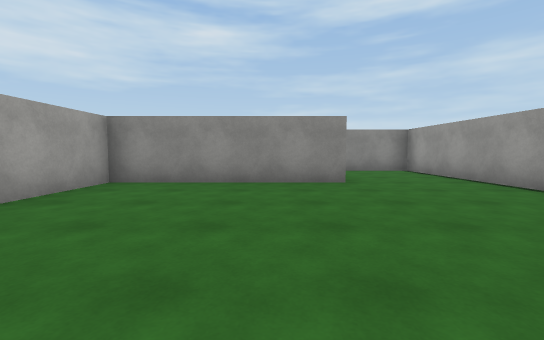
View 1 (above)

21 first-person views from a walk through a Unity game level. The camera is 1.2 m above the floor, tilts 4° down and sees 90° across. The floor is counted in squares, 2 m on a side. Each view is taken from the middle of a square. On the plan, view 1 faces up. The plan holds only what a view shows up to about 9 squares ahead; the rest is blank. The place goes on beyond the plan. The player is left out. Surface patterns are stand-ins for the level's own textures.

View 2
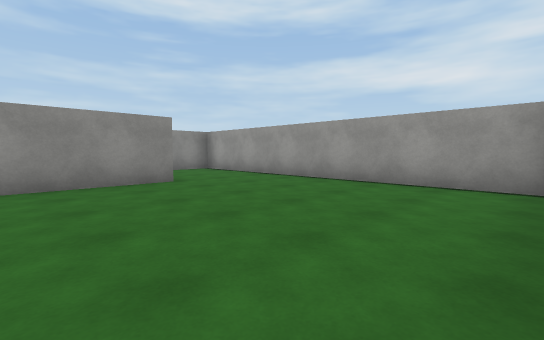

View 3
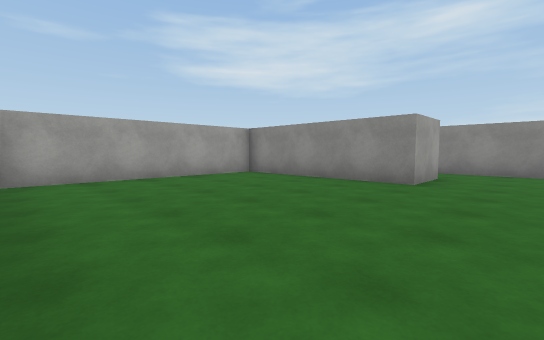

View 4
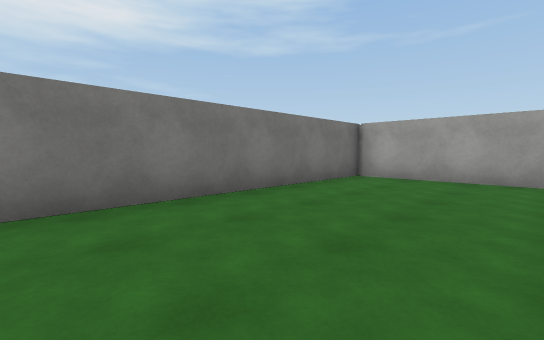

View 5
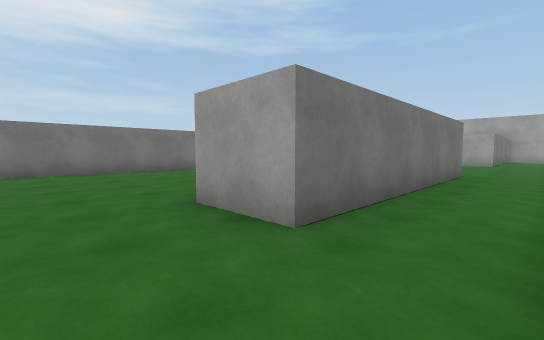

View 6
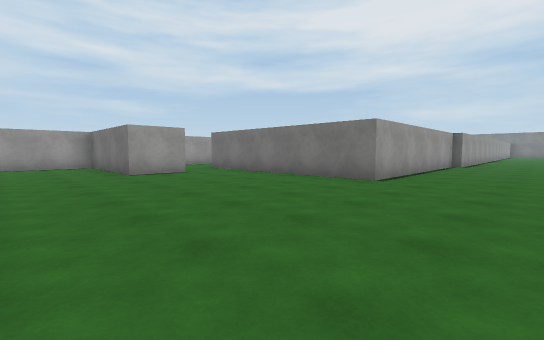

View 7
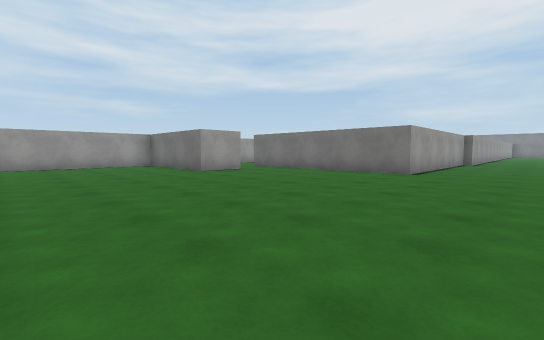

View 8
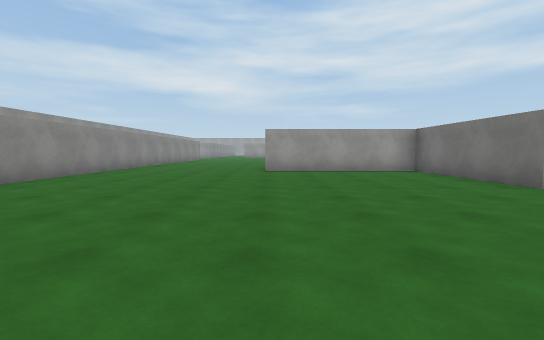

View 9
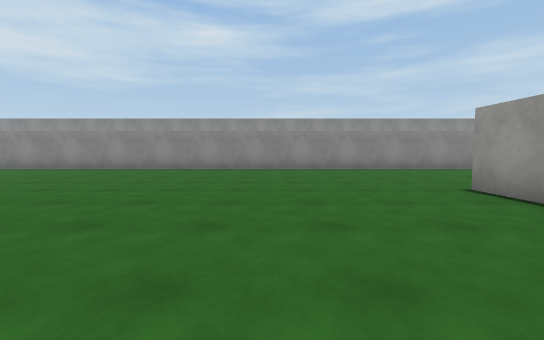

View 10
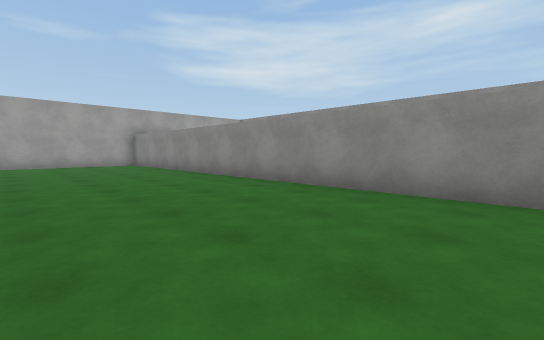

View 11
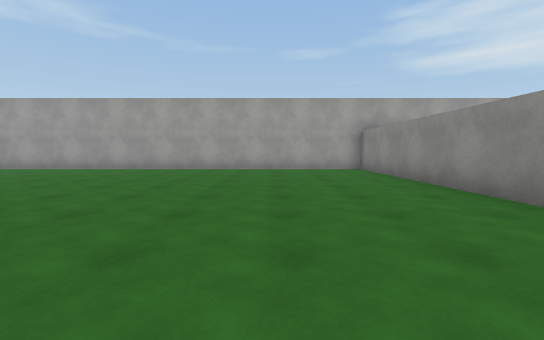

View 12
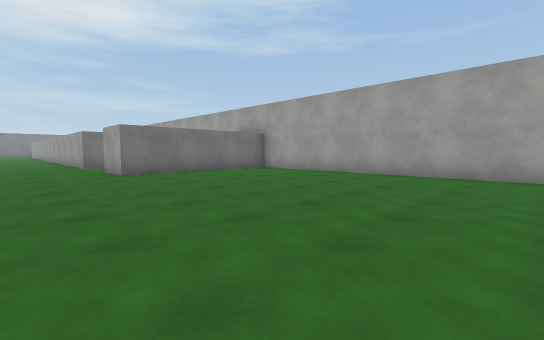

View 13
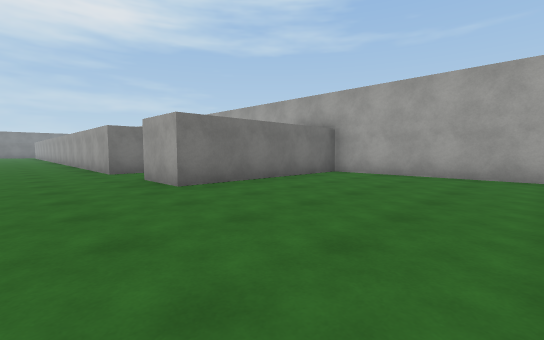

View 14
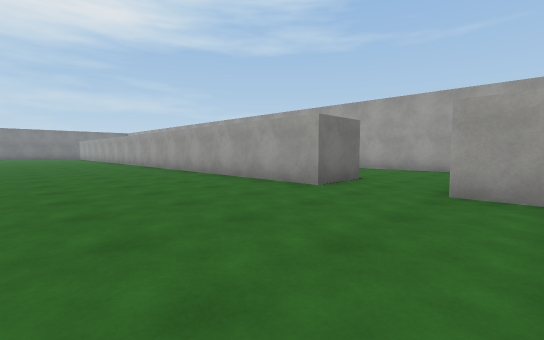

View 15
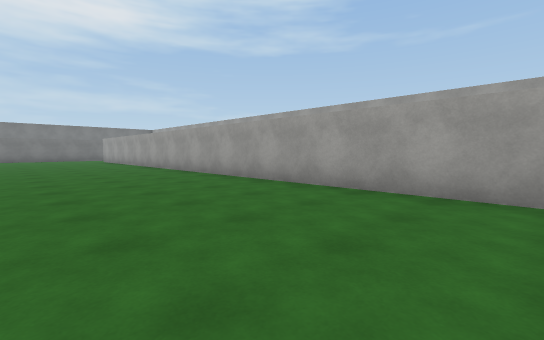

View 16
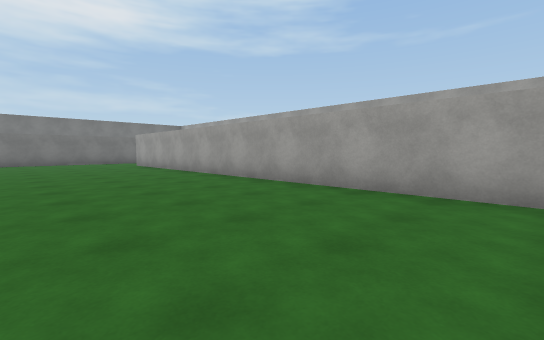

View 17
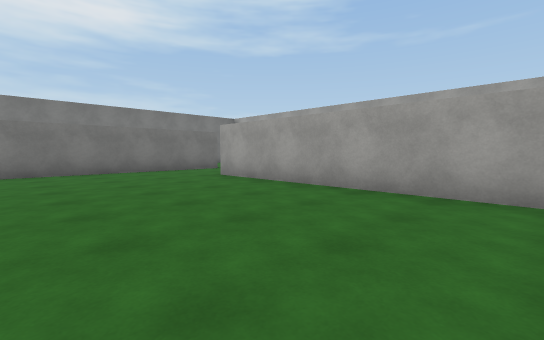

View 18
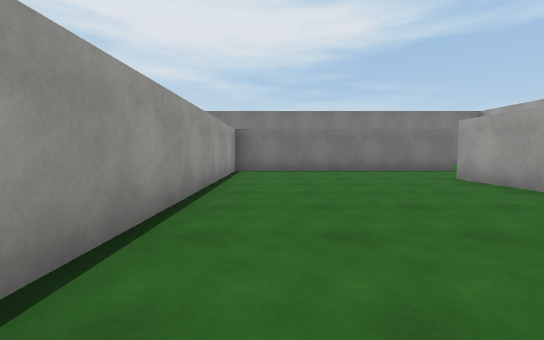

View 19
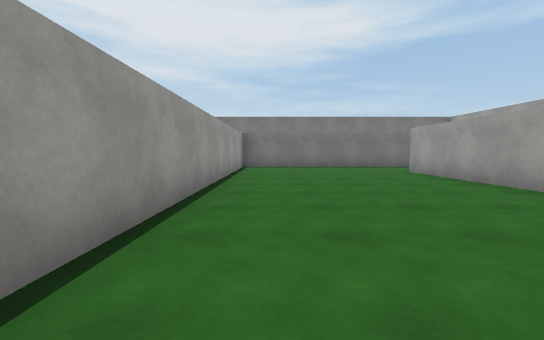

View 20
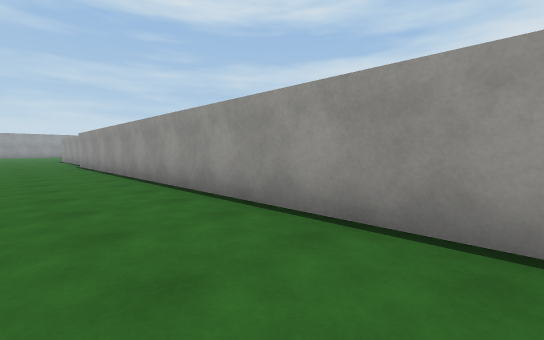

View 21
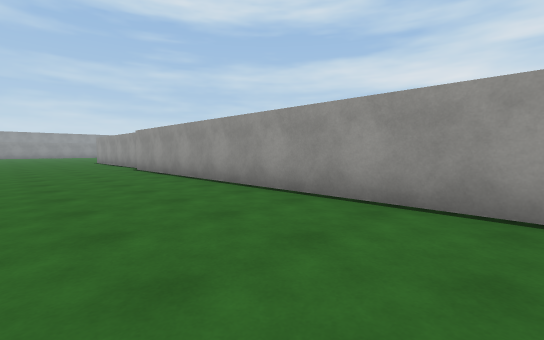

### Floor plan
Points are (right, up) in squares from view 1. A wall is a line through its corners. A room is listed if a view was taken in it or the views show most of it. See-through windows are left out.
Room 1 (views 1, 2, 3, 4)
walls: (1.4, 5.1) (-3.1, 5.1) (-3.1, -0.2) (3.1, -0.2); (4.1, -0.1) (4.1, 5.6)
ways out: opening at (2.5, 6) to room 2
Room 2 (view 5)
walls: (0.4, 6.7) (1.4, 6.7) (1.4, 5.1); (4.1, 5.6) (4.1, 8.3) (1, 8.3)
ways out: opening at (2.5, 6) to room 1; opening at (1, 7.5) to room 3
Room 3 (views 6, 7, 8, 9, 10, 11, 12, 13, 14, 15, 16, 17, 18, 19, 20, 21)
walls: (0.2, 8.1) (0.2, 9.7) (4.1, 9.7) (4.1, 14.2); (-4.6, 1.6) (-4.6, 6.7) (0.4, 6.7); (-11.5, 3.2) (-10, 3.2) (-10, -16.9); (7.6, 18.9) (-15, 18.9) (-15, 6.7) (-10, 6.7) (-10, 5.1); (-11.5, -19.1) (-4.9, -19.1) (-4.9, 0.2)
ways out: opening at (1, 7.5) to room 2; opening at (-11, 4.5); opening at (-10.5, -17.5)

Where each view was taken, in squares from view 1:
view 1: 0 up, 0 right, facing up
view 2: 0 up, 1 left, facing up-right
view 3: 0 up, 3 right, facing up-left
view 4: 3 up, 3 right, facing down-left
view 5: 8 up, 3 right, facing down-left
view 6: 12 up, 7 left, facing down-right
view 7: 14 up, 7 left, facing down-right
view 8: 14 up, 4 left, facing right
view 9: 10 up, 1 right, facing up
view 10: 15 up, 3 left, facing up-left
view 11: 16 up, 6 left, facing left
view 12: 14 up, 8 left, facing down-left
view 13: 11 up, 8 left, facing down-left
view 14: 6 up, 6 left, facing down-left
view 15: 0 up, 6 left, facing down-left
view 16: 5 down, 6 left, facing down-left
view 17: 11 down, 6 left, facing down-left
view 18: 11 down, 6 left, facing down
view 19: 9 down, 6 left, facing down
view 20: 12 down, 7 left, facing up-right
view 21: 9 down, 8 left, facing up-right
